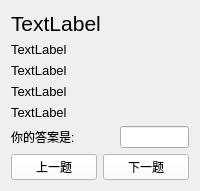
                     <widget class="QWidget" name="test">
                      <attribute name="title">
                       <string>实验测试</string>
                      </attribute>
                      <layout class="QVBoxLayout" name="verticalLayout_9">
                       <item>
                        <widget class="QLabel" name="question">
                         <property name="sizePolicy">
                          <sizepolicy hsizetype="Preferred" vsizetype="Preferred">
                           <horstretch>0</horstretch>
                           <verstretch>40</verstretch>
                          </sizepolicy>
                         </property>
                         <property name="font">
                          <font>
                           <pointsize>16</pointsize>
                          </font>
                         </property>
                         <property name="text">
                          <string>TextLabel</string>
                         </property>
                        </widget>
                       </item>
                       <item>
                        <widget class="QLabel" name="section_A">
                         <property name="sizePolicy">
                          <sizepolicy hsizetype="Preferred" vsizetype="Preferred">
                           <horstretch>0</horstretch>
                           <verstretch>8</verstretch>
                          </sizepolicy>
                         </property>
                         <property name="font">
                          <font>
                           <pointsize>10</pointsize>
                          </font>
                         </property>
                         <property name="text">
                          <string>TextLabel</string>
                         </property>
                        </widget>
                       </item>
                       <item>
                        <widget class="QLabel" name="section_B">
                         <property name="sizePolicy">
                          <sizepolicy hsizetype="Preferred" vsizetype="Preferred">
                           <horstretch>0</horstretch>
                           <verstretch>8</verstretch>
                          </sizepolicy>
                         </property>
                         <property name="font">
                          <font>
                           <pointsize>10</pointsize>
                          </font>
                         </property>
                         <property name="text">
                          <string>TextLabel</string>
                         </property>
                        </widget>
                       </item>
                       <item>
                        <widget class="QLabel" name="section_C">
                         <property name="sizePolicy">
                          <sizepolicy hsizetype="Preferred" vsizetype="Preferred">
                           <horstretch>0</horstretch>
                           <verstretch>8</verstretch>
                          </sizepolicy>
                         </property>
                         <property name="font">
                          <font>
                           <pointsize>10</pointsize>
                          </font>
                         </property>
                         <property name="text">
                          <string>TextLabel</string>
                         </property>
                        </widget>
                       </item>
                       <item>
                        <widget class="QLabel" name="section_D">
                         <property name="sizePolicy">
                          <sizepolicy hsizetype="Preferred" vsizetype="Preferred">
                           <horstretch>0</horstretch>
                           <verstretch>8</verstretch>
                          </sizepolicy>
                         </property>
                         <property name="font">
                          <font>
                           <pointsize>10</pointsize>
                          </font>
                         </property>
                         <property name="text">
                          <string>TextLabel</string>
                         </property>
                        </widget>
                       </item>
                       <item>
                        <layout class="QHBoxLayout" name="horizontalLayout_8">
                         <item>
                          <widget class="QLabel" name="answer_text">
                           <property name="sizePolicy">
                            <sizepolicy hsizetype="Preferred" vsizetype="Preferred">
                             <horstretch>6</horstretch>
                             <verstretch>0</verstretch>
                            </sizepolicy>
                           </property>
                           <property name="text">
                            <string>你的答案是:</string>
                           </property>
                          </widget>
                         </item>
                         <item>
                          <widget class="QLineEdit" name="answer">
                           <property name="sizePolicy">
                            <sizepolicy hsizetype="Expanding" vsizetype="Fixed">
                             <horstretch>4</horstretch>
                             <verstretch>0</verstretch>
                            </sizepolicy>
                           </property>
                          </widget>
                         </item>
                        </layout>
                       </item>
                       <item>
                        <layout class="QHBoxLayout" name="horizontalLayout_6">
                         <item>
                          <widget class="QPushButton" name="pre_test_question">
                           <property name="sizePolicy">
                            <sizepolicy hsizetype="Preferred" vsizetype="Preferred">
                             <horstretch>0</horstretch>
                             <verstretch>1</verstretch>
                            </sizepolicy>
                           </property>
                           <property name="styleSheet">
                            <string notr="true">background-color: rgb(255, 255, 255);</string>
                           </property>
                           <property name="text">
                            <string>上一题</string>
                           </property>
                          </widget>
                         </item>
                         <item>
                          <widget class="QPushButton" name="next_test_question">
                           <property name="sizePolicy">
                            <sizepolicy hsizetype="Preferred" vsizetype="Preferred">
                             <horstretch>0</horstretch>
                             <verstretch>1</verstretch>
                            </sizepolicy>
                           </property>
                           <property name="styleSheet">
                            <string notr="true">background-color: rgb(255, 255, 255);</string>
                           </property>
                           <property name="text">
                            <string>下一题</string>
                           </property>
                          </widget>
                         </item>
                        </layout>
                       </item>
                      </layout>
                     </widget>
